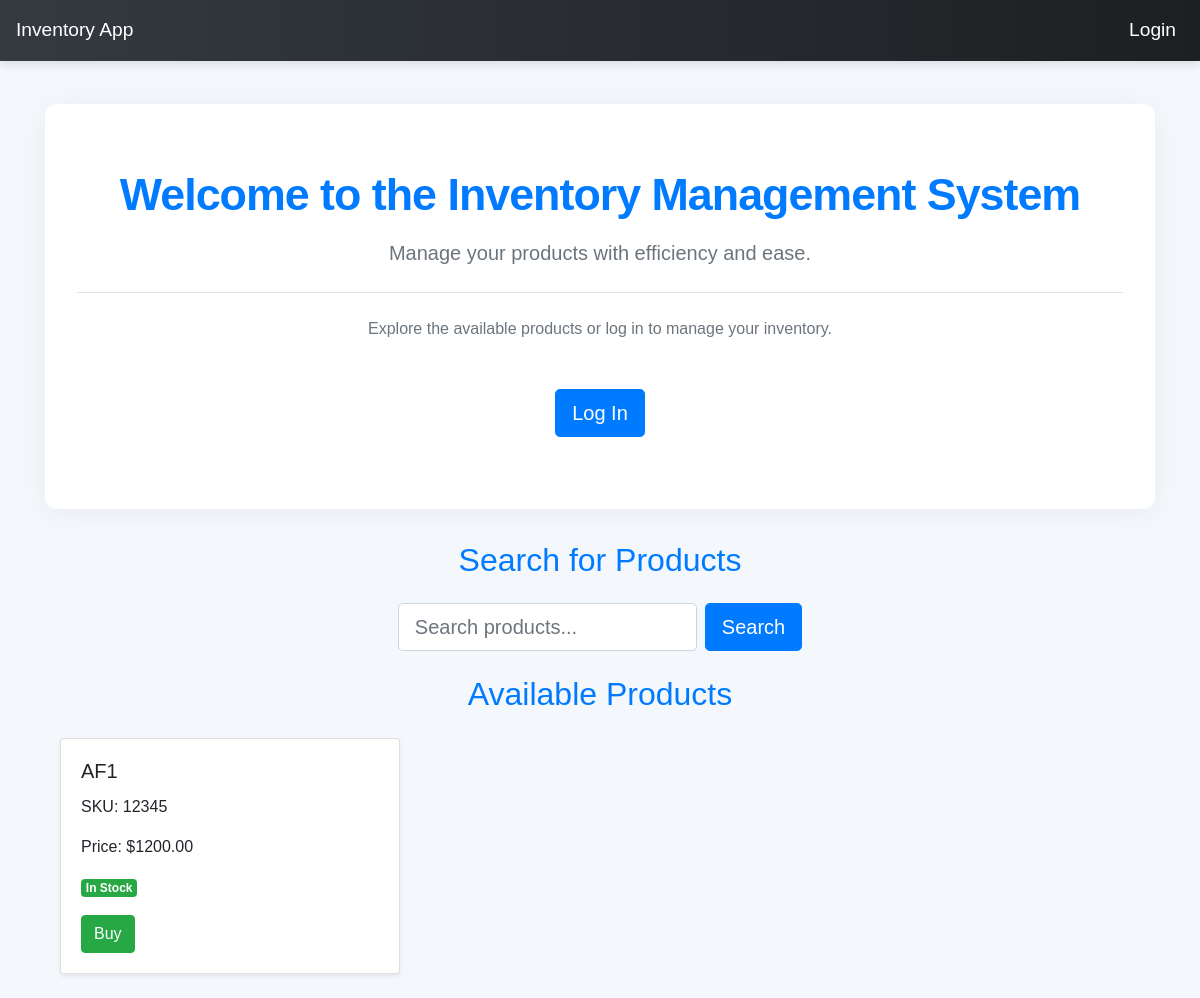
The app's page /, older data.
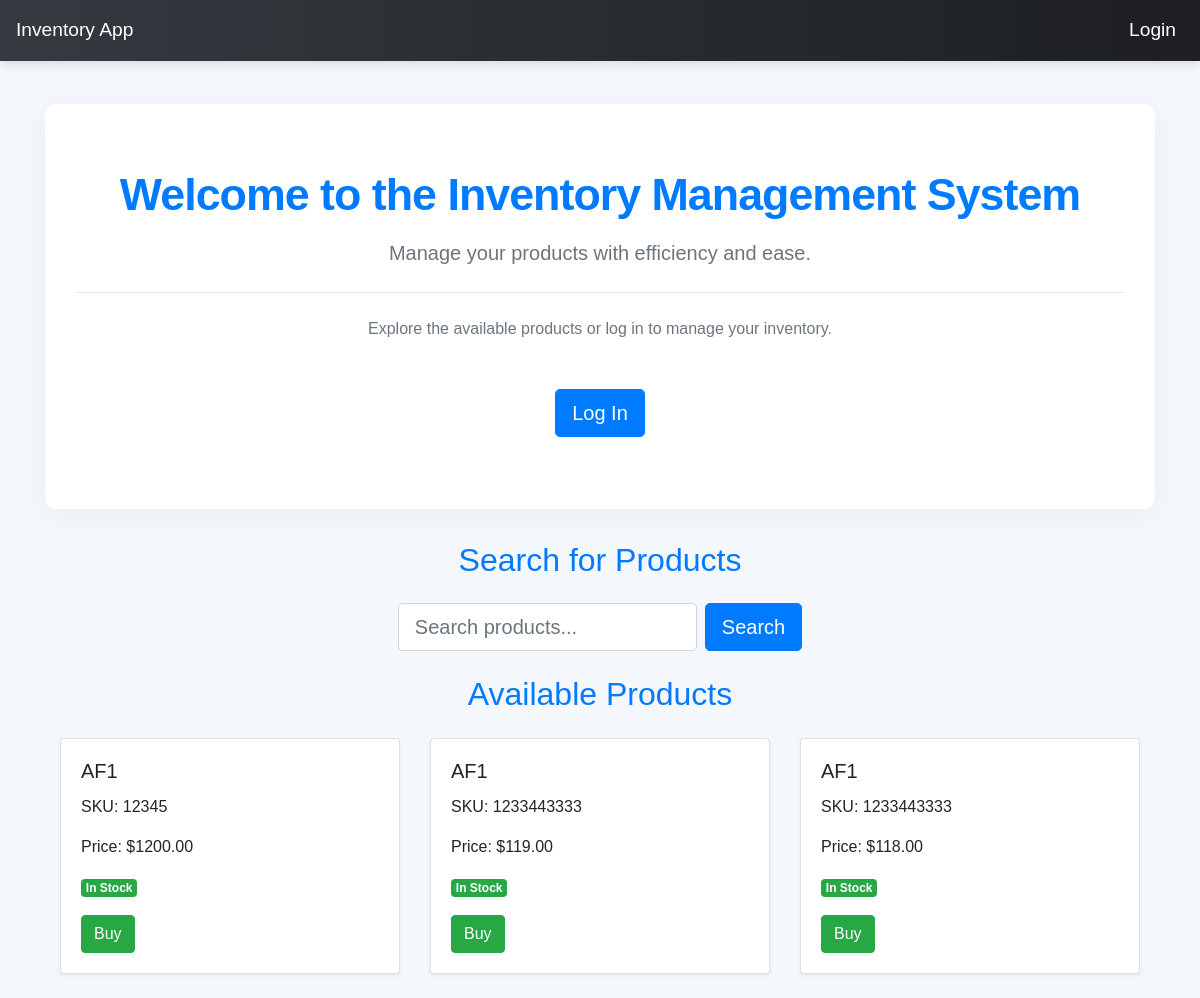
The same page, newer data.
### invApp/models.py (models this page shows, shortened)
class Product(models.Model):
    product_id = models.AutoField(primary_key=True)  # Use this if you want to explicitly define product_id as the PK
    name = models.CharField(max_length=100)
    sku = models.CharField(max_length=100)
    price = models.DecimalField(max_digits=10, decimal_places=2)
    quantity = models.IntegerField()
    supplier = models.CharField(max_length=100)
    quantity = models.PositiveIntegerField()

### invApp/views.py (the view)
# urls.py: path('', views.home_view, name="home"),
def home_view(request):
    products = Product.objects.all()
    return render(request, 'invApp/home.html', {'products': products})

### invApp/templates/invApp/home.html (shortened to what this page needs)
{% extends "invApp/layout.html" %}
{% block content %}
  <div class="jumbotron text-center mt-5 animated fadeIn">
    <h1 class="display-3 font-weight-bold text-primary">Welcome to the Inventory Management System</h1>
    <p class="lead text-muted mt-3 mb-4">
        Manage your products with efficiency and ease.
    </p>
    <hr class="my-4">
    <p class="mb-5 text-secondary">
        {% if user.is_authenticated %}
            Navigate through the options above to add, view, update, or delete your products.
        {% else %}
            Explore the available products or log in to manage your inventory.
        {% endif %}
    </p>
    {% if user.is_authenticated %}
        <a href="{% url 'product_create' %}" class="btn btn-gradient btn-lg mb-2" role="button">Add Products</a>
        <a href="{% url 'product_list' %}" class="btn btn-gradient btn-lg mb-2" role="button">Show Products</a>
        <a href="{% url 'logout_view' %}" class="btn btn-secondary btn-lg mb-2" role="button">Log Out</a>
    {% else %}
        <a href="{% url 'login_view' %}" class="btn btn-primary btn-lg mb-2" role="button">Log In</a>
    {% endif %}
  </div>
  <div class="container mt-4 animated fadeIn">
    <h2 class="text-center text-primary mb-4">Search for Products</h2>
    <form method="GET" action="{% url 'product_search' %}" class="form-inline justify-content-center mb-4">
        <input type="text" name="q" class="form-control form-control-lg mr-2" placeholder="Search products...">
        <button type="submit" class="btn btn-primary btn-lg">Search</button>
    </form>
    <h2 class="text-center text-primary mb-4">Available Products</h2>
    <div class="row">
        {% for product in products %}
            <div class="col-md-4 mb-4">
                <div class="card shadow-sm h-100">
                    <div class="card-body">
                        <h5 class="card-title">{{ product.name }}</h5>
                        <p class="card-text">SKU: {{ product.sku }}</p>
                        <p class="card-text">Price: ${{ product.price }}</p>
                        <p class="card-text">
                            {% if product.quantity > 0 %}
                                <span class="badge badge-success">In Stock</span>
                            {% else %}
                                <span class="badge badge-danger">Out of Stock</span>
                            {% endif %}
                        </p>
                        {% if user.is_authenticated %}
                            <a href="{% url 'product_update' product.product_id %}" class="btn btn-warning">Update</a>
                            <a href="{% url 'product_delete' product.product_id %}" class="btn btn-danger">Delete</a>
                        {% else %}
                            <a href="#" class="btn btn-success">Buy</a>
                        {% endif %}
                    </div>
                </div>
            </div>
        {% empty %}
            <p class="text-center">No products available at the moment.</p>
        {% endfor %}
    </div>
  </div>
{% endblock %}

Row changes from the older to the newer data that the page shows:
added Product: name "AF1", sku "1233443333", price "119.00", quantity "In Stock"
added Product: name "AF1", sku "1233443333", price "118.00", quantity "In Stock"
